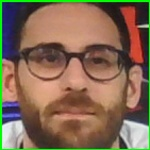
#> input picture detector_facial-main/data/adolfo/rostro_0.jpg, 150 x 150 px, given in place of the camera
$ python capturar_datos.py
#> lines starting #> are read from the running program, lines starting #| are printed output that depends on the picture
### detector_facial-main/camera.py
# -------------------------------------------------------------------------
# Crack the Code
# Inteligencia Artificial con Python
# Sesion 1 - Detector de rostros
# No modifiques este archivo
# -------------------------------------------------------------------------
# Importar bibliotecas que se utilizarán
import cv2


# Detecta qué camara esta disponible
def getcamera():
    for i in range(8):
        c = cv2.VideoCapture(i, cv2.CAP_DSHOW)
        if c is None or not c.isOpened():
            print('Warning: unable to open video source: ', i)
        else:
            print('Camera found in video source: ', i)
            c.release()
            return i

### detector_facial-main/capturar_datos.py
# pip install imutils
import cv2
import os
import imutils
from camera import getcamera

print('Escribe tu nombre: ')
personName = input()
#> the answer given: data/adolfo/rostro_0.jpg
dataPath = './data'
personPath = dataPath + '/' + personName

if os.path.exists(personPath):
    print('Persona ya registrada, sobreescribiendo datos ...')
else:
    os.makedirs(personPath)
    print('Nueva persona, capturando datos...')

# abrir la camara
camera = getcamera()
cap = cv2.VideoCapture(camera, cv2.CAP_DSHOW)

# Cargar el detector de rostros
faceClassif = cv2.CascadeClassifier("rostros.xml")

contador = 0
while True:
    # Tomar fotografia
    ret, frame = cap.read()
#> frame is the input picture: shape (150, 150, 3); mean B, G, R 83.8, 106.5, 131.6

    if not ret:
        break

    #Cambiando el tamaño dee la foto
    frame = imutils.resize(frame, width = 640)
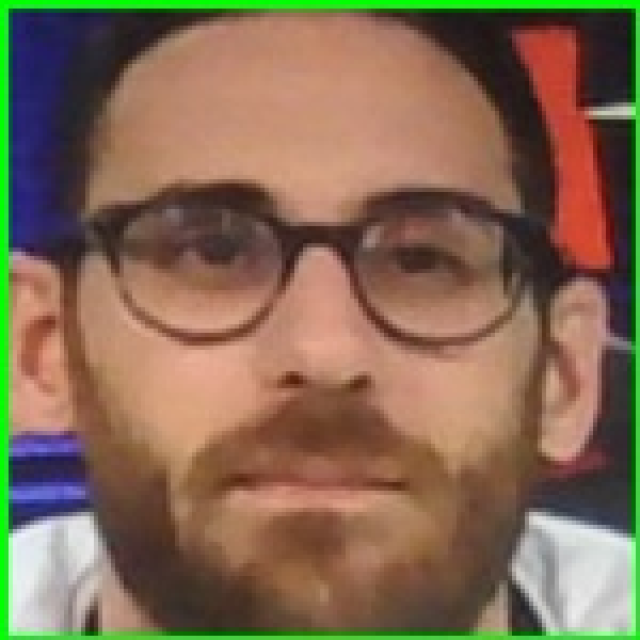
#> frame: shape (640, 640, 3); mean B, G, R 83.8, 106.5, 131.6

    gray = cv2.cvtColor(frame, cv2.COLOR_BGR2GRAY)
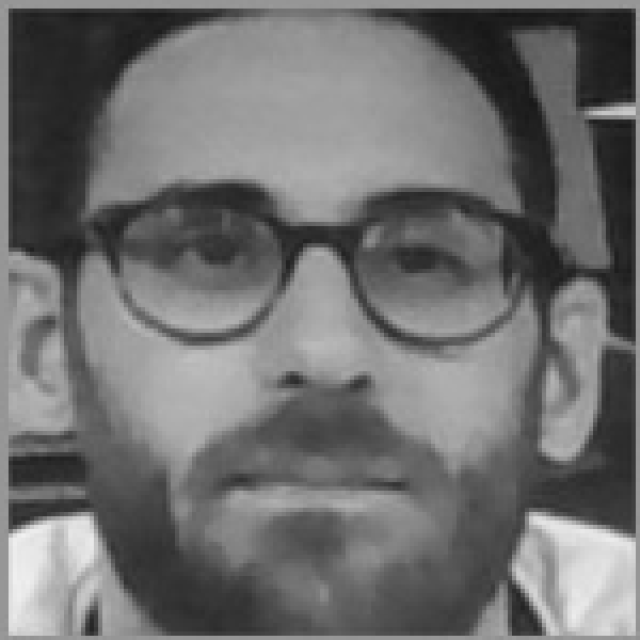
#> gray: shape (640, 640); min 23, max 241, mean 111.4

    faces = faceClassif.detectMultiScale(gray,
                                        scaleFactor=1.1,
                                        minNeighbors=5,
                                        minSize=(120,120),
                                        maxSize=(1000, 1000))
#> faces = [[46, 39, 544, 544]]

    for(x, y, w, h) in faces:
        cv2.rectangle(frame, (x, y), (x + w, y + h), (0, 255, 0), 2)

        # copia de la imagen
        auxframe = frame.copy()

        # obtenemos el recuadro del rostro
        rostro = auxframe[y:y +h, x:x + w]
        rostro = cv2.resize(rostro, (150,150), interpolation = cv2.INTER_CUBIC)

        # Guardar el rostro como imagen
        cv2.imwrite(personPath + '/rostro_{}.jpg'. format(contador), rostro)
        print('rostro_{}.jpg'.format(contador)+ 'guardado')

        contador = contador + 1
#> this loop made 1 pass
#> (x, y, w, h, contador) on pass 1: (46, 39, 544, 544, 1)
#| rostro_0.jpgguardado
#> pass 1, `auxframe = frame.copy()`:
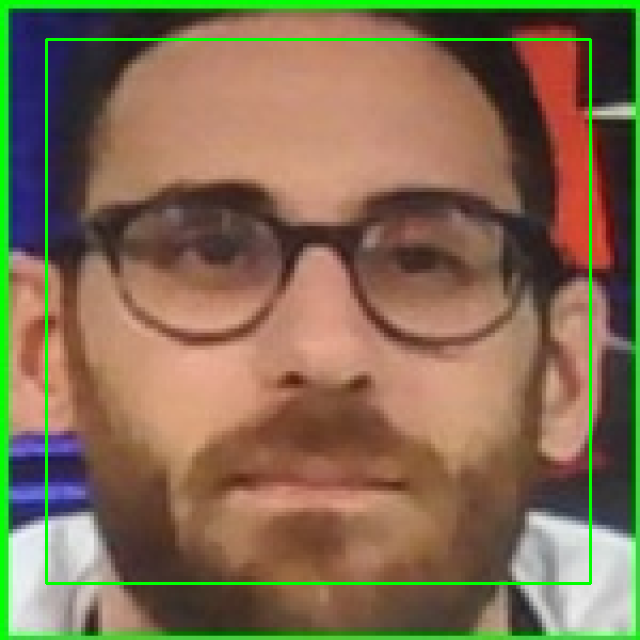
#> auxframe: shape (640, 640, 3); mean B, G, R 82.3, 109.1, 129.5
#> pass 1, `rostro = auxframe[y:y +h, x:x + w]`:
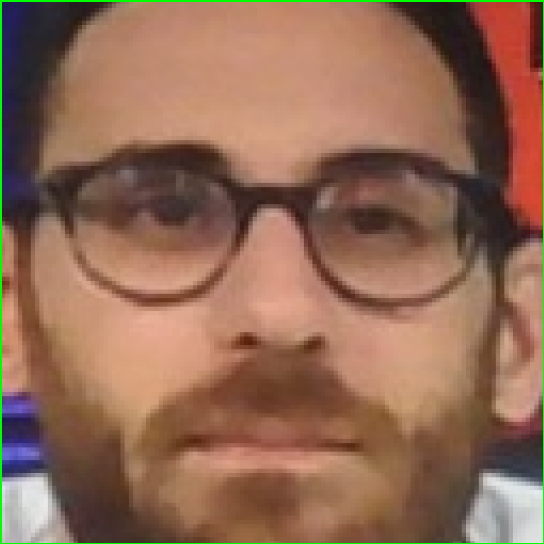
#> rostro: shape (544, 544, 3); mean B, G, R 85.1, 106.1, 145.2
#> pass 1, `rostro = cv2.resize(rostro, (150,150), interpolation = cv2.INTER_CUBIC)`:
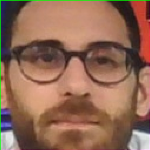
#> rostro: shape (150, 150, 3); mean B, G, R 85.3, 105.6, 145.6
#> after the loop, contador = 1

    cv2.imshow('Mi camara', frame)

    if contador >= 10 or cv2.waitKey(1) & 0xFF == ord('q'):
#> (key q is pressed here)
        break

# cierre camara y ventanas
cv2.destroyAllWindows()
cap.release()
